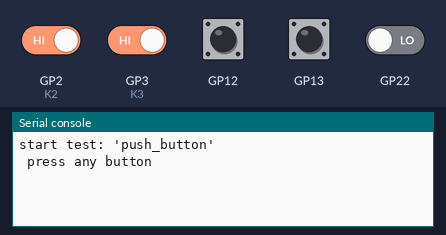
A program run on a simulated Raspberry Pi Pico running MicroPython. Parts: the last lines printed to the serial console. The test bench sets the inputs (shaded band); at power-on: GP2 (K2), GP3 (K3), GP13 HIGH, GP12, GP22 LOW.

Above: at 1.2 s.
1.3 s: GP2 (K2) driven LOW
At 1.7 s:
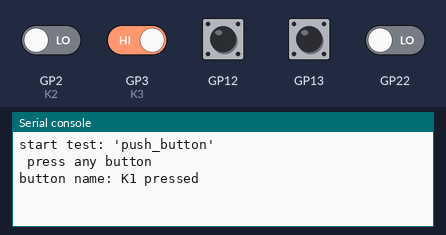
2.8 s: GP2 (K2) driven HIGH and GP22 driven HIGH
At 3.8 s:
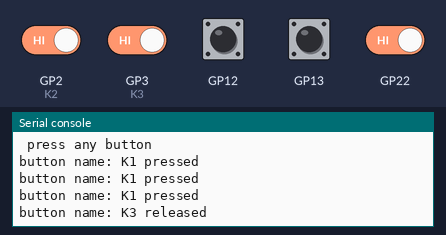
4.3 s: GP3 (K3) driven LOW
At 4.9 s:
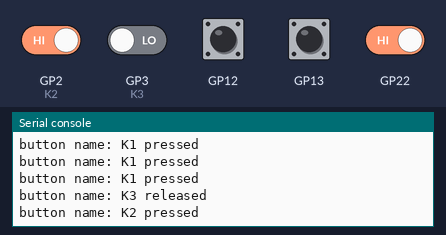
5.8 s: GP12 pulled HIGH for 0.15 s
At 6.8 s:
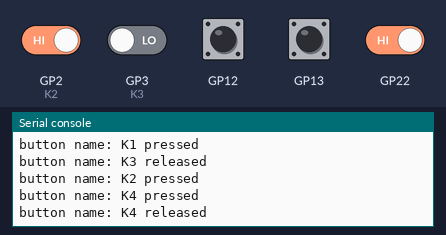
7.4 s: GP13 pulled LOW for 0.15 s
At 8.0 s:
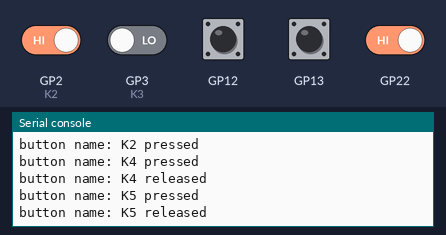
9.0 s: GP22 driven LOW
At 9.7 s:
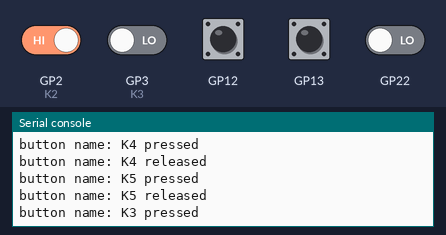
Timing chart, 0 to 11.5 s (numbered marks = the images above; inputs shaded):
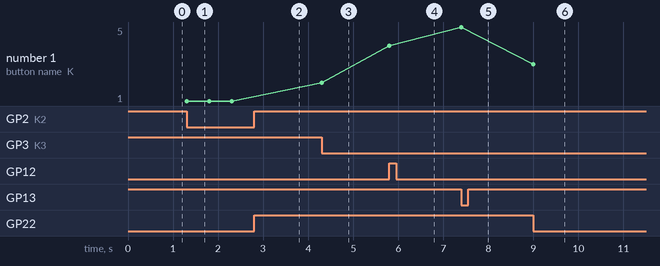

The program:

push_button.py
```python
from machine import Pin, Signal
import utime

class Button():
    def __init__(self, name, gpio, pull=-1,
                 interrupt_service_routine=None, debounce_delay=100,
                 active_HI=True, both_edge=False, repeat=False, repeat_delay=500):
        # print(f"@{utime.ticks_ms()}=Button__init__")
        self.name = name
        self.interrupt_service_routine = interrupt_service_routine
        self.debounce_delay = debounce_delay
        self.active_HI = active_HI
        self.both_edge = both_edge
        self.repeat = repeat
        self.repeat_delay = repeat_delay

        self.pin = Pin(gpio, Pin.IN, pull)
        self.signal = Signal(self.pin, invert=not self.active_HI)
        self.is_pressed=False
        self.last_change_time = 0
        # print(f"@{self.last_change_time}>Button/last_change_time")
        self.last_event_duration =0

        self.handler=None
        self.trigger = None

        if self.repeat == True:
            self.handler = self.irq_repeat_handler
        else:
            self.handler = self.irq_handler

        if self.both_edge ==True:
            self.trigger = self.pin.IRQ_RISING | self.pin.IRQ_FALLING
        else:
            if self.active_HI == True:
                self.trigger = self.pin.IRQ_RISING
            else:
                self.trigger = self.pin.IRQ_FALLING

        self.pin.irq(handler=self.handler, trigger=self.trigger )


    def set_irq_routine(self, routine):
        self.interrupt_service_routine = routine

    def irq_repeat_handler(self, pin):
        self.pin.irq(handler=None)
        self.current_change_time = utime.ticks_ms()
        self.is_pressed = bool(self.signal.value())
        #print(self.is_pressed)
        last_event_delay = self.current_change_time - self.last_change_time
        self.last_change_time = self.current_change_time
        if last_event_delay >= self.debounce_delay:
            self.last_event_duration = last_event_delay
            while self.signal.value()==self.is_pressed:
                self.interrupt_service_routine(self)
                utime.sleep_ms(int(self.repeat_delay))
            self.is_pressed = bool(self.signal.value())
            #print(self.is_pressed)
        self.pin.irq(handler=self.irq_repeat_handler)

    def irq_handler(self, pin):
        self.pin.irq(handler=None)
        self.current_change_time = utime.ticks_ms()
        self.is_pressed = bool(self.signal.value())
        #print(self.is_pressed)
        last_event_delay = self.current_change_time - self.last_change_time
        # print(f"@{utime.ticks_ms()} Button/irq_handler/last_event_delay={last_event_delay}")
        if last_event_delay >= self.debounce_delay:
            self.last_event_duration = last_event_delay
            self.last_change_time = self.current_change_time
            self.interrupt_service_routine(self)
        self.pin.irq(handler=self.irq_handler)

def test():
    print("start test: 'push_button'\
                        \n press any button")

    def button_handler(button):
        if button.is_pressed == True:
            print(f"button name: {button.name} pressed")
        else:
            print(f"button name: {button.name} released")

    K1_gpio = 2
    K1 = Button("K1", K1_gpio,
                interrupt_service_routine=button_handler,
                active_HI= False, repeat=True)

    K2_gpio = 3
    K2 = Button("K2", K2_gpio,
                interrupt_service_routine=button_handler,
                active_HI= False, repeat=False)

    K3_gpio = 22
    K3 = Button("K3", K3_gpio,
                interrupt_service_routine=button_handler,
                active_HI= False, both_edge=True, repeat=False)

    K4_gpio = 12
    K4 = Button("K4", K4_gpio, pull=Pin.PULL_DOWN,
                interrupt_service_routine=button_handler,
                active_HI= True, both_edge=True, repeat=False)

    K5_gpio = 13
    K5 = Button("K5", K5_gpio, pull=Pin.PULL_UP,
                interrupt_service_routine=button_handler,
                active_HI= False, repeat=False)


if __name__ == "__main__":
    test()
```

Measured:
- after the input at 1.3 s, the serial console: prints a new line at once (image 1)
- after the input at 2.8 s, the serial console: prints a new line at once (image 2)
- after the input at 4.3 s, the serial console: prints a new line at once (image 3)
- after the input at 5.8 s, the serial console: prints a new line at once (image 4)
- after the input at 7.4 s, the serial console: prints a new line at once (image 5)
- after the input at 9.0 s, the serial console: prints a new line at once (image 6)
- plotted number 1: 1 → 2 after the input at 4.3 s, 2 → 4 after the input at 5.8 s, 4 → 5 after the input at 7.4 s, 5 → 3 after the input at 9.0 s
